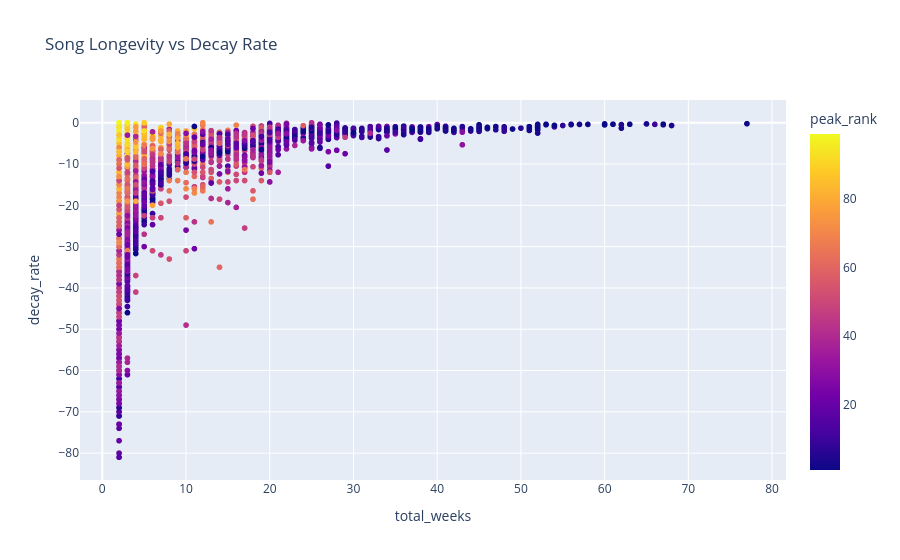

Source (notebook cell):
### Code cell
fig = px.scatter(
    sustained_df,
    x="total_weeks",
    y="decay_rate",
    color="peak_rank",
    hover_data=["title", "artist", "peak_rank", "end_rank", "post_peak_length"],
    title="Song Longevity vs Decay Rate"
)

fig.show()

### Figure 1 — Plotly figure (JSON) as saved in the notebook; plotly's stock layout.template omitted (floating-point values rounded to 4 significant figures; data arrays with more than 128 entries replaced by an {"elided": "..."} marker saying what was removed)
{"data": [{"customdata": {"elided": "2605x5 mixed values"}, "hovertemplate": "total_weeks=%{x}<br>decay_rate=%{y}<br>title=%{customdata[0]}<br>artist=%{customdata[1]}<br>peak_rank=%{marker.color}<br>end_rank=%{customdata[3]}<br>post_peak_length=%{customdata[4]}<extra></extra>", "legendgroup": "", "marker": {"color": {"elided": "2605 float values"}, "coloraxis": "coloraxis", "symbol": "circle"}, "mode": "markers", "name": "", "showlegend": false, "type": "scattergl", "x": {"elided": "2605 int values"}, "xaxis": "x", "y": {"elided": "2605 float values"}, "yaxis": "y"}], "layout": {"coloraxis": {"colorbar": {"title": {"text": "peak_rank"}}, "colorscale": [[0, "#0d0887"], [0.1111, "#46039f"], [0.2222, "#7201a8"], [0.3333, "#9c179e"], [0.4444, "#bd3786"], [0.5556, "#d8576b"], [0.6667, "#ed7953"], [0.7778, "#fb9f3a"], [0.8889, "#fdca26"], [1, "#f0f921"]]}, "legend": {"tracegroupgap": 0}, "title": {"text": "Song Longevity vs Decay Rate"}, "xaxis": {"anchor": "y", "domain": [0, 1], "title": {"text": "total_weeks"}}, "yaxis": {"anchor": "x", "domain": [0, 1], "title": {"text": "decay_rate"}}}}
